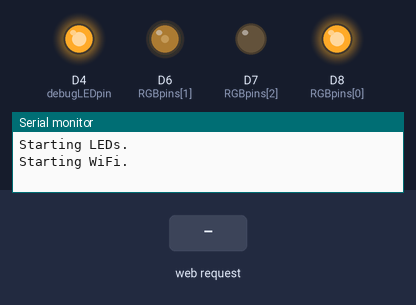
A sketch run on a simulated ESP8266 (NodeMCU). On the bench: output pins drawn as LEDs (lit = HIGH), the last lines printed to the serial monitor. The test bench sets the inputs (shaded band). WiFi joins after 1.5 s; servers stay silent unless stated.

Above: at 0.1 s.
At 2.7 s:
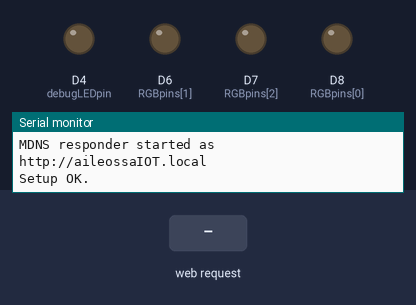
2.8 s: HTTP request GET /set?toggle=1 received
At 3.3 s:
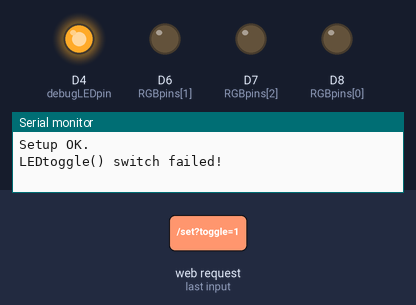
4.3 s: HTTP request GET /set received
Timing chart, 0 to 7.3 s (numbered marks = the images above; inputs shaded):
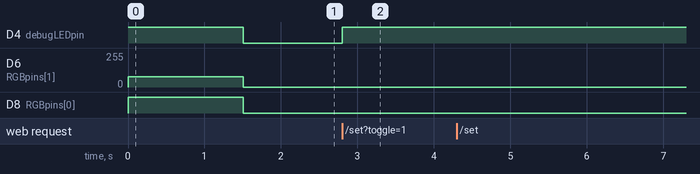

The sketch:

iot_intro.ino
```cpp
/****Includes****/
#include <ESP8266WiFi.h>          //https://github.com/esp8266/Arduino
#include <WiFiClient.h>
#include <DNSServer.h>            //Local DNS Server used for redirecting all requests to the &onfiguration portal
#include <ESP8266WebServer.h>     //Local WebServer used to serve the configuration portal
#include <WiFiManager.h>          //https://github.com/tzapu/WiFiManager WiFi Configuration Magic
#include <ESP8266mDNS.h>          //Allow custom URL

typedef enum color_e {RED, GREEN, BLUE, YELLOW, OFF} color_t;
const int RGBpins[] = {D8, D6, D7};
const int debugLEDpin = D4;

/*****Initialization*****/
ESP8266WebServer server(80);
const char *ssid = "aileossaIOT";

/*****WebPage*****/
// Warning: only use simple quotes in the html (no double)
String rootHTML = "\
<!doctype html> <html> <head> <title> IoT into </title> </head> <body>\
<br> <br> Analog input: xxx V (<a href='/'>refresh<a>)\
<form method='get' action='/set'>\
  <br><br> <button type='submit' name='toggle' value='Red'>  Toggle Red LED  </button>\
  <br><br> <button type='submit' name='toggle' value='Green'>Toggle Green LED</button>\
  <br><br> <button type='submit' name='toggle' value='Blue'> Toggle Blue LED </button>\
</form>\
<br> No LED changed.\
</body> </html>\
";

String getHTML() {
    digitalWrite(debugLEDpin, LOW);  // (inverted logic)

    String updatedRootHTML = rootHTML;
    String voltage = String(analogRead(A0) * 3. / 1024.);
    updatedRootHTML.replace("xxx", voltage);

    digitalWrite(debugLEDpin, HIGH); // (inverted logic)
    return updatedRootHTML;
}

void handleRoot() {
    server.send(200, "text/html", getHTML());
}

/****Manage LEDs****/
void handleLEDs() {
    String color_str;
    if ( server.hasArg("toggle") ) {
        color_str = server.arg(0);
        LEDtoggle(color_str[0]);
    } else {
        Serial.println("Bad URL.");
        server.send(404, "text/plain", "Bad URL.");
        return;
    }
    String answer = getHTML();
    answer.replace("No", color_str);
    server.send(200, "text/html", answer);
}

/****Setups****/

//gets called when WiFiManager enters configuration mode
void configModeCallback(WiFiManager *myWiFiManager) {
    LEDfeedback(RED); // waiting for connection
}

void setupWifi() {
    //WiFiManager
    WiFiManager wifiManager;

    //reset saved settings -- Flush flash
    //wifiManager.resetSettings();

    //set callback that gets called when connecting to previous WiFi fails, and enters Access Point mode
    wifiManager.setAPCallback(configModeCallback);

    //fetches ssid and pass from eeprom and tries to connect
    //if it does not connect it starts an access point with the specified name
    //and goes into a blocking loop awaiting configuration
    wifiManager.autoConnect(ssid);

    // might seem redundant but it's not printed the 1st time:
    Serial.println("local ip");
    Serial.println(WiFi.localIP());
}

void setupServer() {
    server.on("/", handleRoot);
    server.on("/set", handleLEDs);
    server.begin();
    Serial.println("HTTP server started");
}

void setupMDNS() {
    // Add service to MDNS-SD to access the ESP with the URL http://<ssid>.local
    if (MDNS.begin(ssid)) {
        Serial.print("MDNS responder started as http://");
        Serial.print(ssid);
        Serial.println(".local");
    }
    MDNS.addService("http", "tcp", 8080);
}

void setup() {
    pinMode(debugLEDpin, OUTPUT);
    digitalWrite(debugLEDpin, HIGH);  // (inverted logic)

    for (int i=0; i<3; i++)
        pinMode(RGBpins[i], OUTPUT);

    Serial.begin(115200);

    Serial.println("Starting LEDs.");
    LEDfeedback(YELLOW); // state feedback

    Serial.println("Starting WiFi.");
    setupWifi();
    setupServer();
    setupMDNS();

    Serial.println("Setup OK.");
    LEDfeedback(OFF); // ready
    digitalWrite(debugLEDpin, LOW);  // (inverted logic)
}

/****Loop****/
void loop() {
    server.handleClient();
}

/****LEDs****/
bool RGBstates[3];
const float RGBintensities[] = {0xFF, 0xFF*0.3, 0xFF*0.6};

void LEDtoggle(char color) {
    int i = 0;
    switch (color) {
        case 'R' : i = 0; break;
        case 'G' : i = 1; break;
        case 'B' : i = 2; break;
        default:
            Serial.print("LEDtoggle() switch failed!");
            return;
    }
    RGBstates[i] ^= 1; // toggle
    analogWrite(RGBpins[i], RGBstates[i]*RGBintensities[i]);
}

void LEDfeedback(color_t color) {
    switch (color) {
        case RED :    RGBstates[0]=1; RGBstates[1]=0; RGBstates[2]=0; break;
        case GREEN :  RGBstates[0]=0; RGBstates[1]=1; RGBstates[2]=0; break;
        case BLUE :   RGBstates[0]=0; RGBstates[1]=0; RGBstates[2]=1; break;
        case YELLOW : RGBstates[0]=1; RGBstates[1]=1; RGBstates[2]=0; break;
        case OFF :    RGBstates[0]=0; RGBstates[1]=0; RGBstates[2]=0; break;
        default:
            Serial.print("LEDfeedback() switch failed!");
            return;
    }
    for (int i=0; i<3; i++)
        analogWrite(RGBpins[i], RGBstates[i]*RGBintensities[i]);
}
```

Measured:
- after the input at 2.8 s, D4 (debugLEDpin): LOW → HIGH at once
